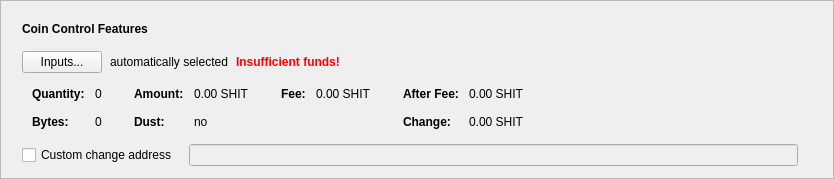
      <widget class="QFrame" name="frameCoinControl">
       <property name="sizePolicy">
        <sizepolicy hsizetype="Expanding" vsizetype="Fixed">
         <horstretch>0</horstretch>
         <verstretch>0</verstretch>
        </sizepolicy>
       </property>
       <property name="frameShape">
        <enum>QFrame::StyledPanel</enum>
       </property>
       <property name="frameShadow">
        <enum>QFrame::Raised</enum>
       </property>
       <layout class="QVBoxLayout" name="verticalLayout_2">
        <item>
         <layout class="QVBoxLayout" name="verticalLayoutCoinControl" stretch="0,0,0,0,0">
          <property name="spacing">
           <number>0</number>
          </property>
          <property name="sizeConstraint">
           <enum>QLayout::SetDefaultConstraint</enum>
          </property>
          <property name="leftMargin">
           <number>10</number>
          </property>
          <property name="topMargin">
           <number>10</number>
          </property>
          <item>
           <layout class="QHBoxLayout" name="horizontalLayoutCoinControl1">
            <property name="bottomMargin">
             <number>15</number>
            </property>
            <item>
             <widget class="QLabel" name="labelCoinControlFeatures">
              <property name="sizePolicy">
               <sizepolicy hsizetype="Preferred" vsizetype="Maximum">
                <horstretch>0</horstretch>
                <verstretch>0</verstretch>
               </sizepolicy>
              </property>
              <property name="font">
               <font>
                <weight>75</weight>
                <bold>true</bold>
               </font>
              </property>
              <property name="styleSheet">
               <string notr="true">font-weight:bold;</string>
              </property>
              <property name="text">
               <string>Coin Control Features</string>
              </property>
             </widget>
            </item>
           </layout>
          </item>
          <item>
           <layout class="QHBoxLayout" name="horizontalLayoutCoinControl2" stretch="0,0,0,0">
            <property name="spacing">
             <number>8</number>
            </property>
            <property name="bottomMargin">
             <number>10</number>
            </property>
            <item>
             <widget class="QPushButton" name="pushButtonCoinControl">
              <property name="styleSheet">
               <string notr="true"/>
              </property>
              <property name="text">
               <string>Inputs...</string>
              </property>
              <property name="autoDefault">
               <bool>false</bool>
              </property>
             </widget>
            </item>
            <item>
             <widget class="QLabel" name="labelCoinControlAutomaticallySelected">
              <property name="text">
               <string>automatically selected</string>
              </property>
              <property name="margin">
               <number>5</number>
              </property>
             </widget>
            </item>
            <item>
             <widget class="QLabel" name="labelCoinControlInsuffFunds">
              <property name="font">
               <font>
                <weight>75</weight>
                <bold>true</bold>
               </font>
              </property>
              <property name="styleSheet">
               <string notr="true">color:red;font-weight:bold;</string>
              </property>
              <property name="text">
               <string>Insufficient funds!</string>
              </property>
              <property name="margin">
               <number>5</number>
              </property>
             </widget>
            </item>
            <item>
             <spacer name="horizontalSpacerCoinControl">
              <property name="orientation">
               <enum>Qt::Horizontal</enum>
              </property>
              <property name="sizeHint" stdset="0">
               <size>
                <width>40</width>
                <height>1</height>
               </size>
              </property>
             </spacer>
            </item>
           </layout>
          </item>
          <item>
           <widget class="QWidget" name="widgetCoinControl" native="true">
            <property name="sizePolicy">
             <sizepolicy hsizetype="Preferred" vsizetype="Preferred">
              <horstretch>0</horstretch>
              <verstretch>0</verstretch>
             </sizepolicy>
            </property>
            <property name="minimumSize">
             <size>
              <width>0</width>
              <height>0</height>
             </size>
            </property>
            <property name="styleSheet">
             <string notr="true"/>
            </property>
            <layout class="QHBoxLayout" name="horizontalLayoutCoinControl5">
             <property name="leftMargin">
              <number>0</number>
             </property>
             <property name="topMargin">
              <number>0</number>
             </property>
             <property name="rightMargin">
              <number>0</number>
             </property>
             <property name="bottomMargin">
              <number>0</number>
             </property>
             <item>
              <layout class="QHBoxLayout" name="horizontalLayoutCoinControl3" stretch="0,0,0,1">
               <property name="spacing">
                <number>20</number>
               </property>
               <property name="topMargin">
                <number>0</number>
               </property>
               <property name="bottomMargin">
                <number>10</number>
               </property>
               <item>
                <layout class="QFormLayout" name="formLayoutCoinControl1">
                 <property name="horizontalSpacing">
                  <number>10</number>
                 </property>
                 <property name="verticalSpacing">
                  <number>14</number>
                 </property>
                 <property name="leftMargin">
                  <number>10</number>
                 </property>
                 <property name="topMargin">
                  <number>4</number>
                 </property>
                 <property name="rightMargin">
                  <number>6</number>
                 </property>
                 <item row="0" column="0">
                  <widget class="QLabel" name="labelCoinControlQuantityText">
                   <property name="font">
                    <font>
                     <weight>75</weight>
                     <bold>true</bold>
                    </font>
                   </property>
                   <property name="text">
                    <string>Quantity:</string>
                   </property>
                   <property name="margin">
                    <number>0</number>
                   </property>
                  </widget>
                 </item>
                 <item row="0" column="1">
                  <widget class="QLabel" name="labelCoinControlQuantity">
                   <property name="cursor">
                    <cursorShape>IBeamCursor</cursorShape>
                   </property>
                   <property name="contextMenuPolicy">
                    <enum>Qt::ActionsContextMenu</enum>
                   </property>
                   <property name="text">
                    <string notr="true">0</string>
                   </property>
                   <property name="margin">
                    <number>0</number>
                   </property>
                   <property name="textInteractionFlags">
                    <set>Qt::LinksAccessibleByMouse|Qt::TextSelectableByKeyboard|Qt::TextSelectableByMouse</set>
                   </property>
                  </widget>
                 </item>
                 <item row="1" column="0">
                  <widget class="QLabel" name="labelCoinControlBytesText">
                   <property name="font">
                    <font>
                     <weight>75</weight>
                     <bold>true</bold>
                    </font>
                   </property>
                   <property name="text">
                    <string>Bytes:</string>
                   </property>
                  </widget>
                 </item>
                 <item row="1" column="1">
                  <widget class="QLabel" name="labelCoinControlBytes">
                   <property name="cursor">
                    <cursorShape>IBeamCursor</cursorShape>
                   </property>
                   <property name="contextMenuPolicy">
                    <enum>Qt::ActionsContextMenu</enum>
                   </property>
                   <property name="text">
                    <string notr="true">0</string>
                   </property>
                   <property name="textInteractionFlags">
                    <set>Qt::LinksAccessibleByMouse|Qt::TextSelectableByKeyboard|Qt::TextSelectableByMouse</set>
                   </property>
                  </widget>
                 </item>
                </layout>
               </item>
               <item>
                <layout class="QFormLayout" name="formLayoutCoinControl2">
                 <property name="horizontalSpacing">
                  <number>10</number>
                 </property>
                 <property name="verticalSpacing">
                  <number>14</number>
                 </property>
                 <property name="leftMargin">
                  <number>6</number>
                 </property>
                 <property name="topMargin">
                  <number>4</number>
                 </property>
                 <property name="rightMargin">
                  <number>6</number>
                 </property>
                 <item row="0" column="0">
                  <widget class="QLabel" name="labelCoinControlAmountText">
                   <property name="font">
                    <font>
                     <weight>75</weight>
                     <bold>true</bold>
                    </font>
                   </property>
                   <property name="text">
                    <string>Amount:</string>
                   </property>
                   <property name="margin">
                    <number>0</number>
                   </property>
                  </widget>
                 </item>
                 <item row="0" column="1">
                  <widget class="QLabel" name="labelCoinControlAmount">
                   <property name="cursor">
                    <cursorShape>IBeamCursor</cursorShape>
                   </property>
                   <property name="contextMenuPolicy">
                    <enum>Qt::ActionsContextMenu</enum>
                   </property>
                   <property name="text">
                    <string notr="true">0.00 SHIT</string>
                   </property>
                   <property name="textInteractionFlags">
                    <set>Qt::LinksAccessibleByMouse|Qt::TextSelectableByKeyboard|Qt::TextSelectableByMouse</set>
                   </property>
                  </widget>
                 </item>
                 <item row="1" column="0">
                  <widget class="QLabel" name="labelCoinControlLowOutputText">
                   <property name="font">
                    <font>
                     <weight>75</weight>
                     <bold>true</bold>
                    </font>
                   </property>
                   <property name="text">
                    <string>Dust:</string>
                   </property>
                  </widget>
                 </item>
                 <item row="1" column="1">
                  <widget class="QLabel" name="labelCoinControlLowOutput">
                   <property name="cursor">
                    <cursorShape>IBeamCursor</cursorShape>
                   </property>
                   <property name="contextMenuPolicy">
                    <enum>Qt::ActionsContextMenu</enum>
                   </property>
                   <property name="text">
                    <string notr="true">no</string>
                   </property>
                   <property name="textInteractionFlags">
                    <set>Qt::LinksAccessibleByMouse|Qt::TextSelectableByKeyboard|Qt::TextSelectableByMouse</set>
                   </property>
                  </widget>
                 </item>
                </layout>
               </item>
               <item>
                <layout class="QFormLayout" name="formLayoutCoinControl3">
                 <property name="horizontalSpacing">
                  <number>10</number>
                 </property>
                 <property name="verticalSpacing">
                  <number>14</number>
                 </property>
                 <property name="leftMargin">
                  <number>6</number>
                 </property>
                 <property name="topMargin">
                  <number>4</number>
                 </property>
                 <property name="rightMargin">
                  <number>6</number>
                 </property>
                 <item row="0" column="0">
                  <widget class="QLabel" name="labelCoinControlFeeText">
                   <property name="font">
                    <font>
                     <weight>75</weight>
                     <bold>true</bold>
                    </font>
                   </property>
                   <property name="text">
                    <string>Fee:</string>
                   </property>
                   <property name="margin">
                    <number>0</number>
                   </property>
                  </widget>
                 </item>
                 <item row="0" column="1">
                  <widget class="QLabel" name="labelCoinControlFee">
                   <property name="cursor">
                    <cursorShape>IBeamCursor</cursorShape>
                   </property>
                   <property name="contextMenuPolicy">
                    <enum>Qt::ActionsContextMenu</enum>
                   </property>
                   <property name="text">
                    <string notr="true">0.00 SHIT</string>
                   </property>
                   <property name="textInteractionFlags">
                    <set>Qt::LinksAccessibleByMouse|Qt::TextSelectableByKeyboard|Qt::TextSelectableByMouse</set>
                   </property>
                  </widget>
                 </item>
                </layout>
               </item>
               <item>
                <layout class="QFormLayout" name="formLayoutCoinControl4">
                 <property name="horizontalSpacing">
                  <number>10</number>
                 </property>
                 <property name="verticalSpacing">
                  <number>14</number>
                 </property>
                 <property name="leftMargin">
                  <number>6</number>
                 </property>
                 <property name="topMargin">
                  <number>4</number>
                 </property>
                 <property name="rightMargin">
                  <number>6</number>
                 </property>
                 <item row="0" column="0">
                  <widget class="QLabel" name="labelCoinControlAfterFeeText">
                   <property name="font">
                    <font>
                     <weight>75</weight>
                     <bold>true</bold>
                    </font>
                   </property>
                   <property name="text">
                    <string>After Fee:</string>
                   </property>
                   <property name="margin">
                    <number>0</number>
                   </property>
                  </widget>
                 </item>
                 <item row="0" column="1">
                  <widget class="QLabel" name="labelCoinControlAfterFee">
                   <property name="cursor">
                    <cursorShape>IBeamCursor</cursorShape>
                   </property>
                   <property name="contextMenuPolicy">
                    <enum>Qt::ActionsContextMenu</enum>
                   </property>
                   <property name="text">
                    <string notr="true">0.00 SHIT</string>
                   </property>
                   <property name="textInteractionFlags">
                    <set>Qt::LinksAccessibleByMouse|Qt::TextSelectableByKeyboard|Qt::TextSelectableByMouse</set>
                   </property>
                  </widget>
                 </item>
                 <item row="1" column="0">
                  <widget class="QLabel" name="labelCoinControlChangeText">
                   <property name="font">
                    <font>
                     <weight>75</weight>
                     <bold>true</bold>
                    </font>
                   </property>
                   <property name="text">
                    <string>Change:</string>
                   </property>
                  </widget>
                 </item>
                 <item row="1" column="1">
                  <widget class="QLabel" name="labelCoinControlChange">
                   <property name="cursor">
                    <cursorShape>IBeamCursor</cursorShape>
                   </property>
                   <property name="contextMenuPolicy">
                    <enum>Qt::ActionsContextMenu</enum>
                   </property>
                   <property name="text">
                    <string notr="true">0.00 SHIT</string>
                   </property>
                   <property name="textInteractionFlags">
                    <set>Qt::LinksAccessibleByMouse|Qt::TextSelectableByKeyboard|Qt::TextSelectableByMouse</set>
                   </property>
                  </widget>
                 </item>
                </layout>
               </item>
              </layout>
             </item>
            </layout>
           </widget>
          </item>
          <item>
           <layout class="QHBoxLayout" name="horizontalLayoutCoinControl4" stretch="0,0,0">
            <property name="spacing">
             <number>12</number>
            </property>
            <property name="sizeConstraint">
             <enum>QLayout::SetDefaultConstraint</enum>
            </property>
            <property name="topMargin">
             <number>5</number>
            </property>
            <property name="rightMargin">
             <number>5</number>
            </property>
            <item>
             <widget class="QCheckBox" name="checkBoxCoinControlChange">
              <property name="toolTip">
               <string>If this is activated, but the change address is empty or invalid, change will be sent to a newly generated address.</string>
              </property>
              <property name="text">
               <string>Custom change address</string>
              </property>
             </widget>
            </item>
            <item>
             <widget class="QValidatedLineEdit" name="lineEditCoinControlChange">
              <property name="enabled">
               <bool>false</bool>
              </property>
              <property name="sizePolicy">
               <sizepolicy hsizetype="Expanding" vsizetype="Fixed">
                <horstretch>0</horstretch>
                <verstretch>0</verstretch>
               </sizepolicy>
              </property>
             </widget>
            </item>
            <item>
             <widget class="QLabel" name="labelCoinControlChangeLabel">
              <property name="sizePolicy">
               <sizepolicy hsizetype="Preferred" vsizetype="Expanding">
                <horstretch>0</horstretch>
                <verstretch>0</verstretch>
               </sizepolicy>
              </property>
              <property name="minimumSize">
               <size>
                <width>0</width>
                <height>0</height>
               </size>
              </property>
              <property name="text">
               <string/>
              </property>
              <property name="margin">
               <number>3</number>
              </property>
             </widget>
            </item>
           </layout>
          </item>
          <item>
           <spacer name="verticalSpacerCoinControl">
            <property name="orientation">
             <enum>Qt::Vertical</enum>
            </property>
            <property name="sizeType">
             <enum>QSizePolicy::Expanding</enum>
            </property>
            <property name="sizeHint" stdset="0">
             <size>
              <width>800</width>
              <height>1</height>
             </size>
            </property>
           </spacer>
          </item>
         </layout>
        </item>
       </layout>
      </widget>
